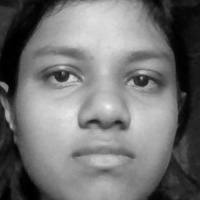
#> input picture data/user.1.10.jpg, 200 x 200 px
$ jupyter execute 'face recognizer.ipynb'   (text cells are left out)
#> lines starting #> are read from the running program, lines starting #| are printed output that depends on the picture; after the words box and inside, x2 and y2 are one past the last pixel; in counts of white or black regions, pixels touching at a corner belong together
[cell 1]
#1. Generate dataset
#2. Train the classifier and save it
#3. Detect the face and named it if it is already started in our dataset

[cell 2]
import cv2

[cell 3]
# [36 lines left out: function generate_dataset, not called in this run]
#generate_dataset()

[cell 4]
import numpy as np
from PIL import Image
import os
import cv2

[cell 5]
def train_classifier(data_dir):
#> called with data_dir = 'data'
    path = [os.path.join(data_dir,f) for f in os.listdir(data_dir)]
    faces = []
    ids = []

    for image in path:
        img = Image.open(image).convert('L')
#> img is the input picture: PIL image 200x200 L; min 0, max 244, mean 116.1
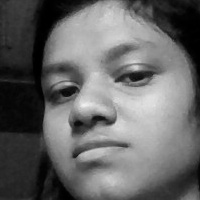
#> input picture data/user.1.107.jpg, 200 x 200 px, given in place of the camera
#> further down, img is the input picture: shape (200, 200, 3); min 0, max 239, mean 101.8
        imageNp = np.array(img, 'uint8')
        id = int(os.path.split(image)[1].split(".")[1])

        faces.append(imageNp)
        ids.append(id)

    ids = np.array(ids)

    #train the classifier
    clf = cv2.face.LBPHFaceRecognizer_create()
    clf.train(faces,ids)
    clf.write("classifier.xml")
train_classifier("data")

[cell 6]
import cv2
import numpy as np
from PIL import Image
import os

[cell 7]
def draw_boundary(img,classifier,scaleFactor,minNeighbors,color,text,clf):
#> called with scaleFactor = 1.1, minNeighbors = 10, color = (255, 255, 255), text = 'Face'
    gray_image = cv2.cvtColor(img,cv2.COLOR_BGR2GRAY)
    features = classifier.detectMultiScale(gray_image,scaleFactor,minNeighbors)
#> features = [[14, 13, 170, 170]]

    coords = []

    for(x,y,w,h) in features:
        cv2.rectangle(img,(x,y),(x+w,y+h),color,2)
        id,pred = clf.predict(gray_image[y:y+h,x:x+w])
        confidence = int(100*(1-pred/300))

        if confidence>88:
            if id==1:
                cv2.putText(img,"Kirti",(x,y-5),cv2.FONT_HERSHEY_SIMPLEX,0.8,color,1,cv2.LINE_AA)
            if id==2:
                cv2.putText(img,"Yuvraj",(x,y-5),cv2.FONT_HERSHEY_SIMPLEX,0.8,color,1,cv2.LINE_AA)
        else:
            cv2.putText(img,"UNKNOWN",(x,y-5),cv2.FONT_HERSHEY_SIMPLEX,0.8,(0,0,255),1,cv2.LINE_AA)

        coords=[x,y,w,h]
#> this loop made 1 pass
#> (x, y, w, h, id, pred, confidence) on pass 1: (14, 13, 170, 170, 1, 29.47, 90)
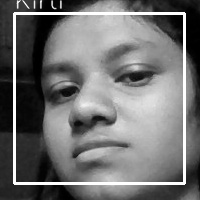
#> img: shape (200, 200, 3); 5.55% of pixels changed, all inside (x1, y1, x2, y2) = (13, 0, 186, 185)
    return coords

def recognize(img,clf,faceCascade):
    coords = draw_boundary(img,faceCascade,1.1,10,(255,255,255),"Face",clf)
#> coords = [14, 13, 170, 170]
    return img
faceCascade =  cv2.CascadeClassifier("haarcascade_frontalface_default.xml")
clf= cv2.face.LBPHFaceRecognizer_create()
clf.read("classifier.xml")

video_capture = cv2.VideoCapture(0)

while True:
    ret,img = video_capture.read()
    img = recognize(img,clf,faceCascade)
    cv2.imshow("face detection",img)

    if cv2.waitKey(1)==13:
#> (key Esc is pressed here)
        break

video_capture.release()
cv2.destroyAllWindows()
